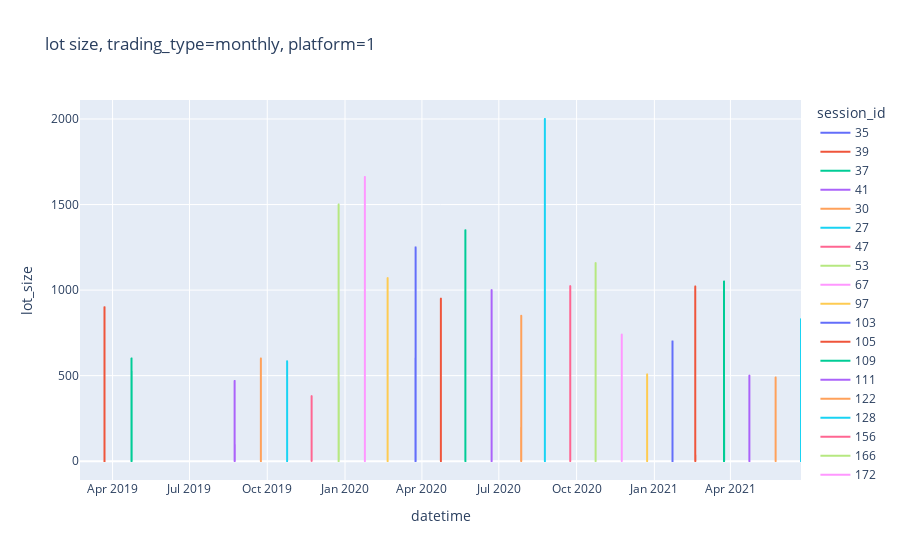
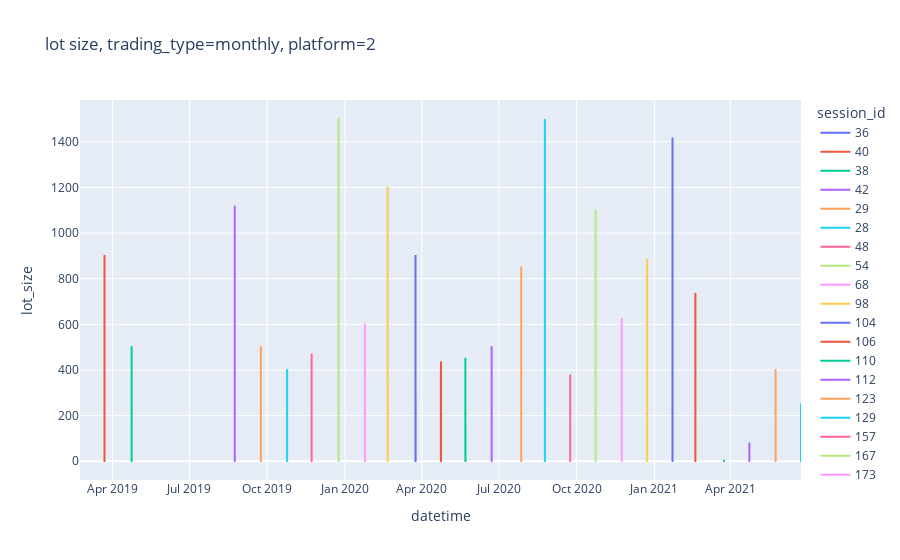
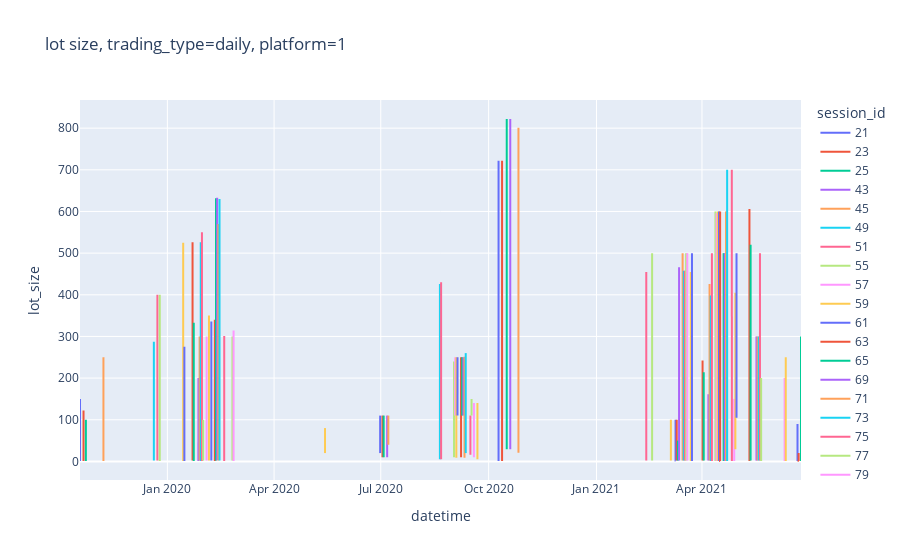
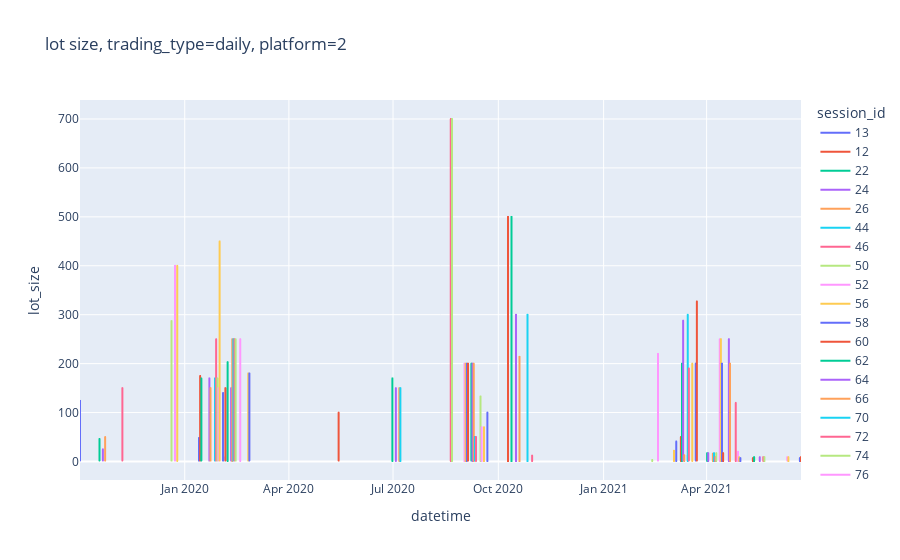

Write notebook code for charts like these, in order.
### Code cell
for trading_type in ['monthly', 'daily']:
    for platform_id in [1, 2]:
        df = all_data[(all_data['trading_type'] == trading_type) & (all_data['platform_id'] == platform_id)]
        fig = px.line(df, x='datetime', y='lot_size', color='session_id', title=f'lot size, trading_type={trading_type}, platform={platform_id}')
        fig.show()
